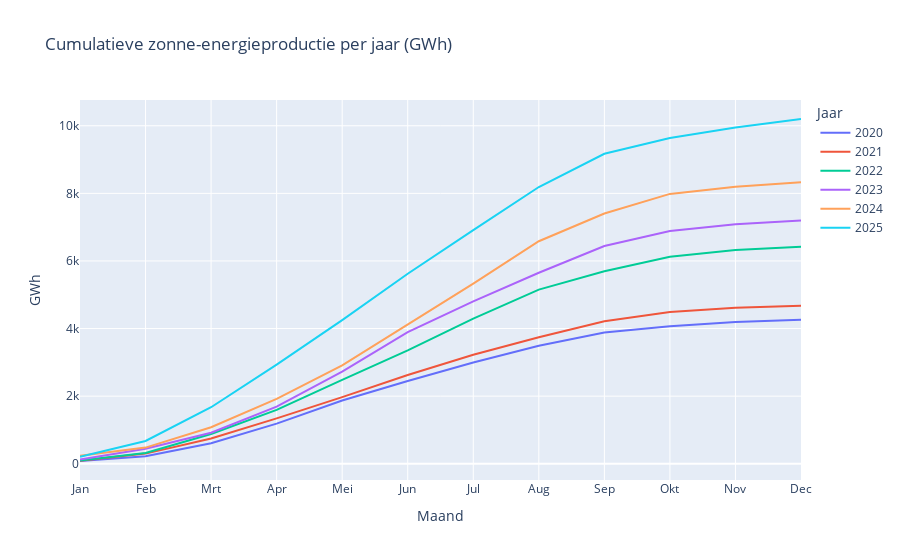

Notebook code cell kept with this figure:
### Code cell
vt.plot_interactive(energytype="solar",lang=lang, short=short,layout="cumulative")

### Figure 1 — Plotly figure (JSON) as saved in the notebook; plotly's stock layout.template omitted (floating-point values rounded to 4 significant figures)
{"data": [{"hovertemplate": "Jaar=2020<br>Maand=%{x}<br>GWh=%{y}<extra></extra>", "legendgroup": "2020", "line": {"color": "#636efa", "dash": "solid"}, "marker": {"symbol": "circle"}, "mode": "lines", "name": "2020", "orientation": "v", "showlegend": true, "type": "scatter", "x": ["Jan", "Feb", "Mrt", "Apr", "Mei", "Jun", "Jul", "Aug", "Sep", "Okt", "Nov", "Dec"], "xaxis": "x", "y": [81.23, 219.2, 604.9, 1186.0, 1869.0, 2447.0, 2995.0, 3489.0, 3886.0, 4066.0, 4191.0, 4257.0], "yaxis": "y"}, {"hovertemplate": "Jaar=2021<br>Maand=%{x}<br>GWh=%{y}<extra></extra>", "legendgroup": "2021", "line": {"color": "#EF553B", "dash": "solid"}, "marker": {"symbol": "circle"}, "mode": "lines", "name": "2021", "orientation": "v", "showlegend": true, "type": "scatter", "x": ["Jan", "Feb", "Mrt", "Apr", "Mei", "Jun", "Jul", "Aug", "Sep", "Okt", "Nov", "Dec"], "xaxis": "x", "y": [86.34, 300.3, 745.2, 1342.0, 1972.0, 2626.0, 3223.0, 3740.0, 4215.0, 4489.0, 4614.0, 4678.0], "yaxis": "y"}, {"hovertemplate": "Jaar=2022<br>Maand=%{x}<br>GWh=%{y}<extra></extra>", "legendgroup": "2022", "line": {"color": "#00cc96", "dash": "solid"}, "marker": {"symbol": "circle"}, "mode": "lines", "name": "2022", "orientation": "v", "showlegend": true, "type": "scatter", "x": ["Jan", "Feb", "Mrt", "Apr", "Mei", "Jun", "Jul", "Aug", "Sep", "Okt", "Nov", "Dec"], "xaxis": "x", "y": [99.23, 320.9, 880.3, 1594.0, 2482.0, 3357.0, 4292.0, 5152.0, 5696.0, 6124.0, 6322.0, 6420.0], "yaxis": "y"}, {"hovertemplate": "Jaar=2023<br>Maand=%{x}<br>GWh=%{y}<extra></extra>", "legendgroup": "2023", "line": {"color": "#ab63fa", "dash": "solid"}, "marker": {"symbol": "circle"}, "mode": "lines", "name": "2023", "orientation": "v", "showlegend": true, "type": "scatter", "x": ["Jan", "Feb", "Mrt", "Apr", "Mei", "Jun", "Jul", "Aug", "Sep", "Okt", "Nov", "Dec"], "xaxis": "x", "y": [125.1, 445.5, 916.1, 1690.0, 2726.0, 3897.0, 4802.0, 5650.0, 6444.0, 6888.0, 7084.0, 7194.0], "yaxis": "y"}, {"hovertemplate": "Jaar=2024<br>Maand=%{x}<br>GWh=%{y}<extra></extra>", "legendgroup": "2024", "line": {"color": "#FFA15A", "dash": "solid"}, "marker": {"symbol": "circle"}, "mode": "lines", "name": "2024", "orientation": "v", "showlegend": true, "type": "scatter", "x": ["Jan", "Feb", "Mrt", "Apr", "Mei", "Jun", "Jul", "Aug", "Sep", "Okt", "Nov", "Dec"], "xaxis": "x", "y": [233.9, 477.8, 1079.0, 1920.0, 2909.0, 4111.0, 5328.0, 6583.0, 7403.0, 7984.0, 8197.0, 8326.0], "yaxis": "y"}, {"hovertemplate": "Jaar=2025<br>Maand=%{x}<br>GWh=%{y}<extra></extra>", "legendgroup": "2025", "line": {"color": "#19d3f3", "dash": "solid"}, "marker": {"symbol": "circle"}, "mode": "lines", "name": "2025", "orientation": "v", "showlegend": true, "type": "scatter", "x": ["Jan", "Feb", "Mrt", "Apr", "Mei", "Jun", "Jul", "Aug", "Sep", "Okt", "Nov", "Dec"], "xaxis": "x", "y": [206.4, 674.6, 1672.0, 2933.0, 4251.0, 5622.0, 6910.0, 8188.0, 9172.0, 9636.0, 9952.0, 10200.0], "yaxis": "y"}], "layout": {"hovermode": "closest", "legend": {"title": {"text": "Jaar"}, "tracegroupgap": 0}, "title": {"text": "Cumulatieve zonne-energieproductie per jaar (GWh)"}, "xaxis": {"anchor": "y", "domain": [0, 1], "title": {"text": "Maand"}}, "yaxis": {"anchor": "x", "domain": [0, 1], "title": {"text": "GWh"}}}}
